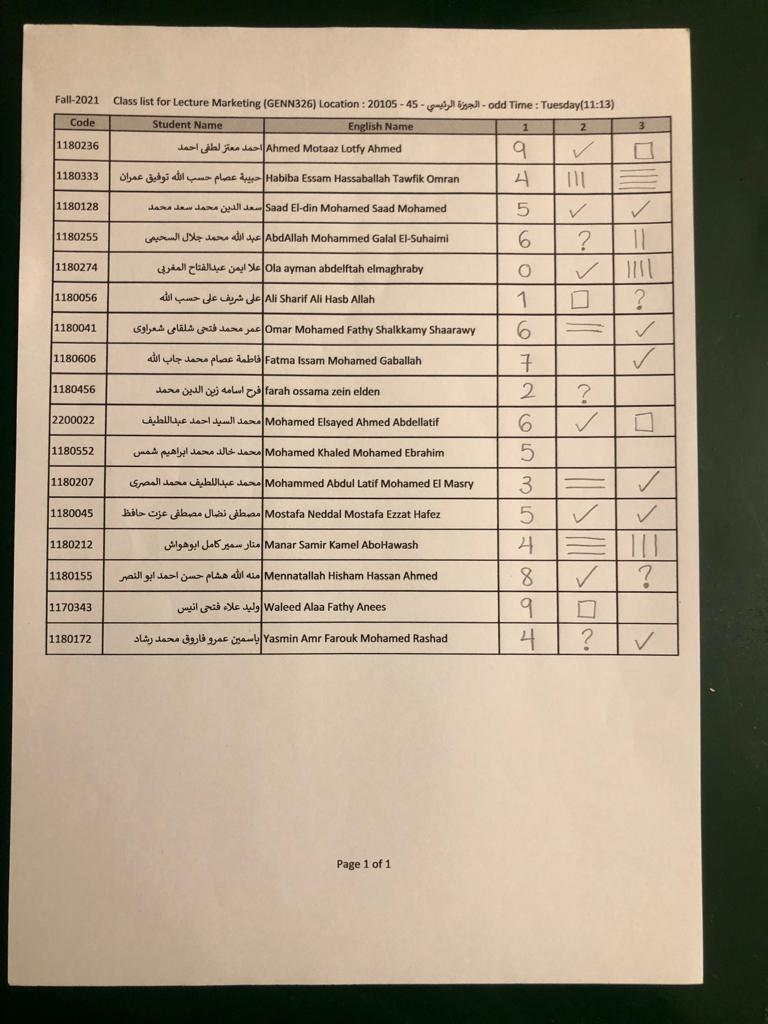
#> input picture inputs/3.jpg, 768 x 1024 px, found by its file name
$ python scripts.py
#> lines starting #> are read from the running program, lines starting #| are printed output that depends on the picture; after the words box and inside, x2 and y2 are one past the last pixel; in counts of white or black regions, pixels touching at a corner belong together
import os
import shutil

import cv2
import numpy as np
import skimage.io as io
from matplotlib import pyplot as plt


def writer():
    img_filenames = os.listdir(f'provided_dataset')
    char_to_number = {
        'a': "1",
        'b': "2",
        'c': "3",
        'd': "4",
        'e': "5",
        'f': "6",
        'g': "7",
        'h': "8",
        'i': "9",
    }

    for i, fn in enumerate(img_filenames):
        if fn.split('.')[-1] != 'jpg':
            continue

        label = char_to_number[fn.split('.')[0]]
        src = os.path.join("provided_dataset", fn)
        dst = os.path.join(os.path.join("hand_digits_dataset", label), fn)
        shutil.copyfile(src, dst)


def show_images(images, titles=None):
    # This function is used to show image(s) with titles by sending an array of images and an array of associated
    # titles. images[0] will be drawn with the title titles[0] if exists You aren't required to understand this
    # function, use it as-is.
    n_ims = len(images)
    if titles is None: titles = ['(%d)' % i for i in range(1, n_ims + 1)]
    fig = plt.figure()
    n = 1
    for image, title in zip(images, titles):
        a = fig.add_subplot(1, n_ims, n)
        if image.ndim == 2:
            plt.gray()
        plt.imshow(image)
        a.set_title(title)
        plt.axis('off')
        n += 1
    fig.set_size_inches(np.array(fig.get_size_inches()) * n_ims)
    plt.show()

def main():
    img = cv2.imread("inputs\\3.jpg")
#> img is the input picture: shape (1024, 768, 3); mean B, G, R 137.5, 158.8, 174
    img = cv2.cvtColor(img, cv2.COLOR_BGR2GRAY)
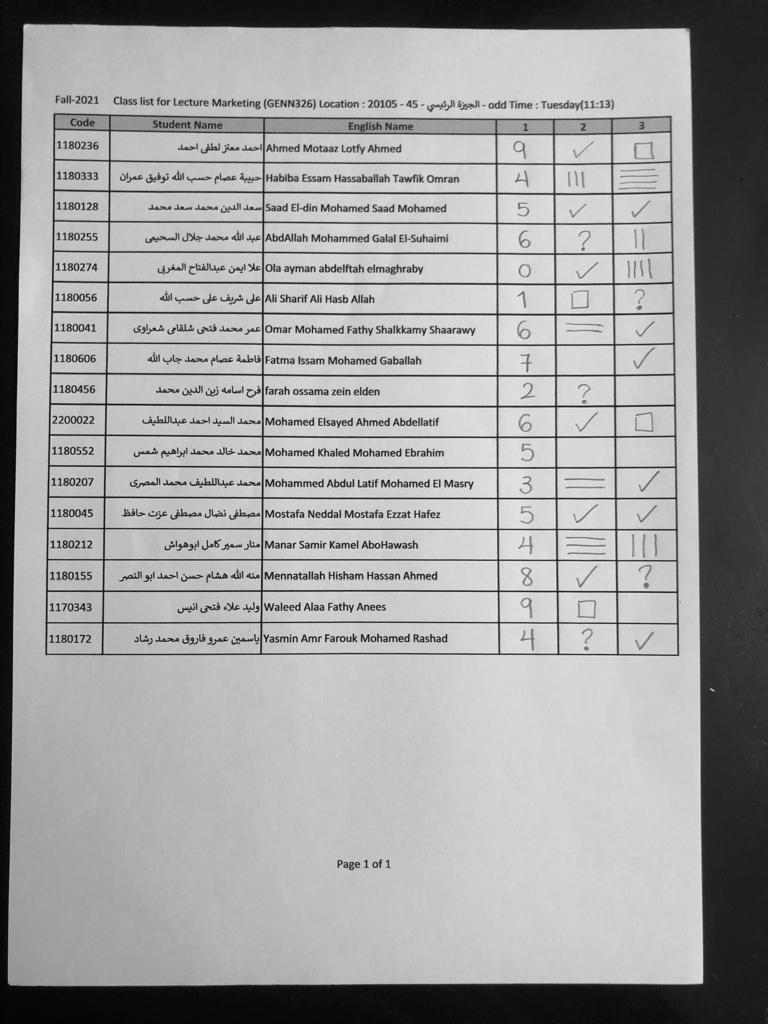
#> img: shape (1024, 768); min 0, max 243, mean 161
    _, img = cv2.threshold(img, thresh=0, maxval=255, type=cv2.THRESH_BINARY + cv2.THRESH_OTSU)
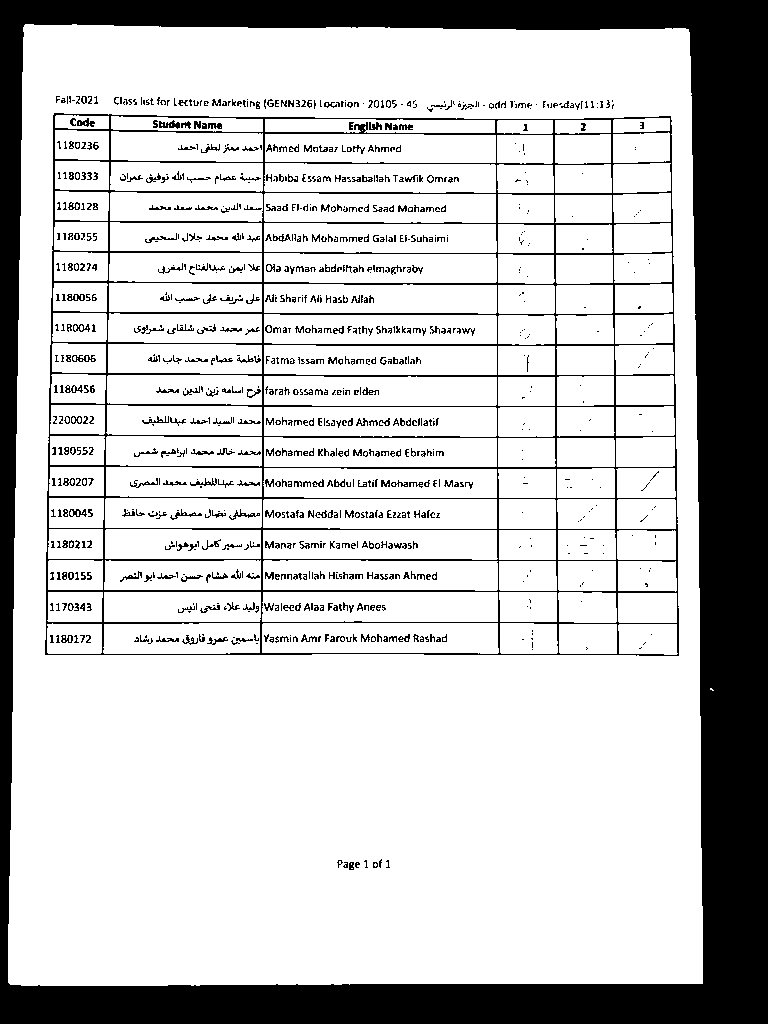
#> img: shape (1024, 768); 77.6% white; 1007 black regions (638 under 20 px), largest, box (x1, y1, x2, y2) and area: (0, 0, 768, 1024) 133601, (45, 113, 679, 656) 24395, (159, 120, 180, 129) 107
    cv2.imwrite("out.png" , img)
    show_images([img])
#> in show_images, `n_ims = len(images)`: n_ims = 1
#> the loop in show_images, `for image, title in zip(images, titles):` made 1 pass
#> (title, n) on pass 1: ('(1)', 2)
#> after the loop in show_images, `for image, title in zip(images, titles):`: n = 2


if __name__ == "__main__":
    main()
